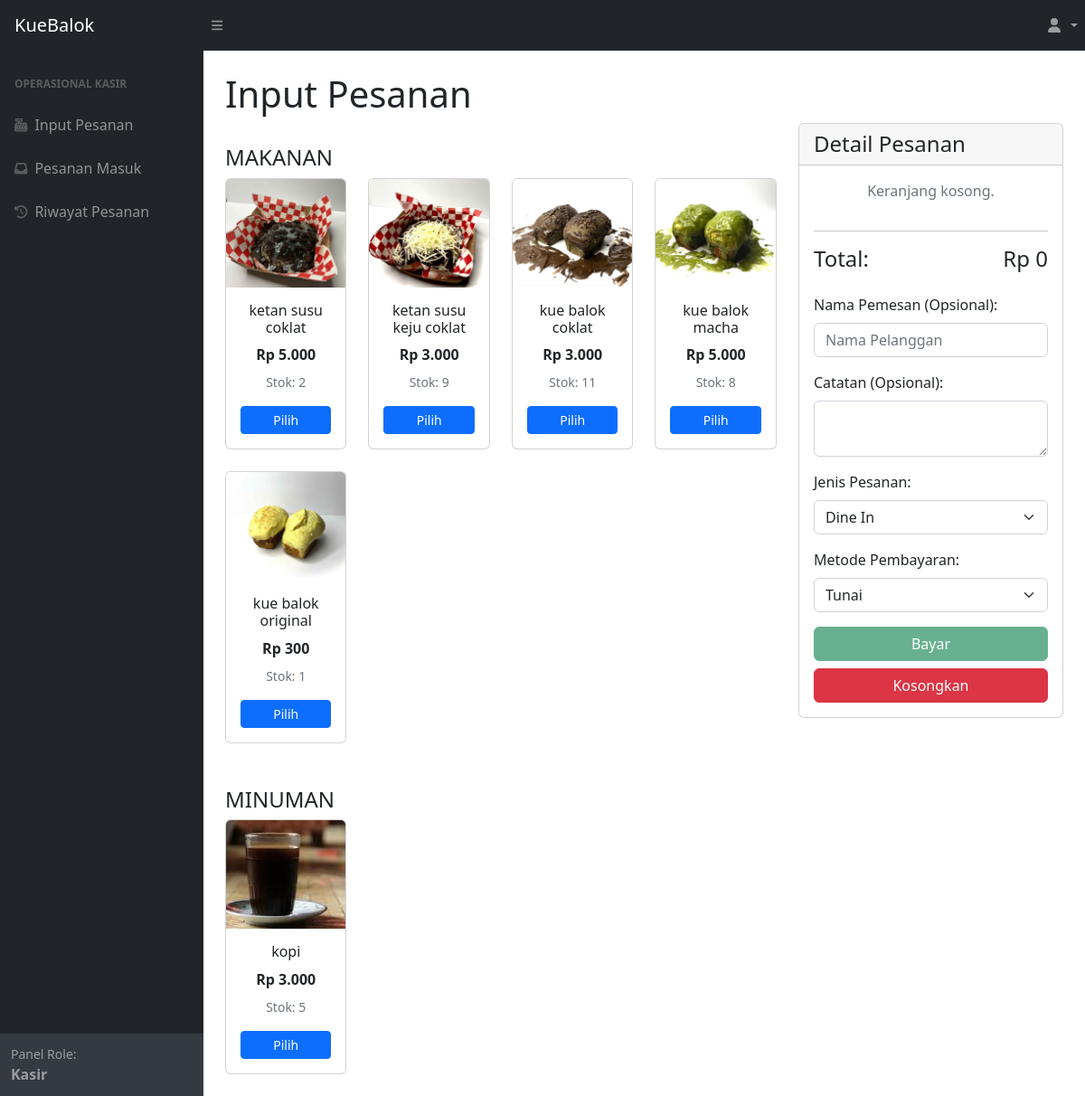
The app's page /users/kasir/pesanan_input.php (signed in) with its own data.
### tables this page shows
CREATE TABLE `produk` (
  `id_produk` varchar(20) NOT NULL,
  `nama_produk` varchar(100) NOT NULL,
  `kategori` enum('makanan','minuman') NOT NULL,
  `harga` decimal(12,2) NOT NULL DEFAULT '0.00',
  `stok` int NOT NULL DEFAULT '0',
  `poto_produk` varchar(255) DEFAULT 'default.jpg',
  `status_produk` enum('aktif','tidak aktif') NOT NULL DEFAULT 'aktif',
  `dibuat_pada` timestamp NOT NULL DEFAULT CURRENT_TIMESTAMP
);

### users/kasir/pesanan_input.php (the view, shortened to what this page needs)
<?php
include '../../koneksi.php';
$query_produk = "SELECT p.id_produk, p.nama_produk, p.harga, p.poto_produk, p.kategori, p.stok
                 FROM produk p
                 WHERE p.status_produk = 'aktif'
                 ORDER BY p.kategori, p.nama_produk";
$result_produk = $koneksi->query($query_produk);
?>
<!DOCTYPE html>
<html lang="id">
<head>
    <link href="https://cdn.jsdelivr.net/npm/simple-datatables@7.1.2/dist/style.min.css" rel="stylesheet" />
    <link href="../../css/styles.css" rel="stylesheet" />
</head>
<body class="sb-nav-fixed">
    <?php include "inc/navbar.php"; ?>
    <div id="layoutSidenav">
        <div id="layoutSidenav_nav">
            <?php include "inc/sidebar.php"; ?>
        </div>
        <div id="layoutSidenav_content">
            <main>
                <div class="container-fluid px-4">
                    <h1 class="mt-4">Input Pesanan</h1>
                    <div class="row">
                        <div class="col-md-8 daftar-menu-scrollable">
                            <div class="row">
                                <?php
                                if ($result_produk && $result_produk->num_rows > 0) {
                                    $current_kategori = '';
                                    while ($row = $result_produk->fetch_assoc()) {
                                        if ($row['kategori'] != $current_kategori) {
                                            echo '<div class="col-12 mt-4"><h4>' . htmlspecialchars(strtoupper($row['kategori'])) . '</h4></div>';
                                            $current_kategori = $row['kategori'];
                                        }
                                ?>
                                        <div class="col-lg-3 col-md-4 mb-4">
                                            <div class="card product-card h-100"
                                                data-product-id="<?= htmlspecialchars($row['id_produk']); ?>"
                                                data-product-name="<?= htmlspecialchars($row['nama_produk']); ?>"
                                                data-product-price="<?= htmlspecialchars($row['harga']); ?>"
                                                data-product-stock="<?= htmlspecialchars($row['stok'] ?? 0); ?>">
                                                <img src="../../assets/img/produk/<?= htmlspecialchars($row['poto_produk']); ?>" class="card-img-top" alt="<?= htmlspecialchars($row['nama_produk']); ?>">
                                                <div class="card-body text-center d-flex flex-column">
                                                    <h6 class="card-title flex-grow-1"><?= htmlspecialchars($row['nama_produk']); ?></h6>
                                                    <p class="card-text mb-2"><strong>Rp <?= number_format($row['harga'], 0, ',', '.'); ?></strong></p>
                                                    <p class="card-text small text-muted">Stok: <?= $row['stok'] ?? 0; ?></p>
                                                    <?php if (($row['stok'] ?? 0) > 0): ?>
                                                        <button class="btn btn-primary btn-sm add-to-cart-btn mt-auto">Pilih</button>
                                                    <?php else: ?>
                                                        <button class="btn btn-secondary btn-sm mt-auto" disabled>Stok Habis</button>
                                                    <?php endif; ?>
                                                </div>
                                            </div>
                                        </div>
                                <?php
                                    }
                                } else {
                                    echo '<div class="col-12"><p class="alert alert-warning">Belum ada produk aktif yang terdaftar.</p></div>';
                                }
                                ?>
                            </div>
                        </div>
                        <div class="col-md-4">
                            <div class="card sticky-top" style="top: 20px;">
                                <div class="card-header">
                                    <h4 class="mb-0">Detail Pesanan</h4>
                                </div>
                                <div class="card-body">
                                    <form id="orderForm" action="pesanan_input.php" method="POST">
                                        <div id="cart-items" style="max-height: 300px; overflow-y: auto;">
                                            <p class="text-muted text-center" id="empty-cart-message">Keranjang kosong.</p>
                                        </div>
                                        <hr>
                                        <div class="d-flex justify-content-between align-items-center mb-3">
                                            <h4>Total:</h4>
                                            <h4 id="total-display">Rp 0</h4>
                                        </div>
                                        <div class="form-group mb-3">
                                            <label for="nama_pemesan" class="form-label">Nama Pemesan (Opsional):</label>
                                            <input type="text" class="form-control" id="nama_pemesan" name="nama_pemesan" placeholder="Nama Pelanggan">
                                        </div>
                                        <div class="form-group mb-3">
                                            <label for="catatan" class="form-label">Catatan (Opsional):</label>
                                            <textarea class="form-control" name="catatan" id="catatan" rows="2"></textarea>
                                        </div>
                                        <div class="form-group mb-3">
                                            <label for="jenis_pesanan" class="form-label">Jenis Pesanan:</label>
                                            <select class="form-select" id="jenis_pesanan" name="jenis_pesanan" required>
                                                <option value="dine_in">Dine In</option>
                                            </select>
                                        </div>
                                        <div class="form-group mb-3">
                                            <label for="metode_pembayaran" class="form-label">Metode Pembayaran:</label>
                                            <select class="form-select" id="metode_pembayaran" name="metode_pembayaran" required>
                                                <option value="tunai">Tunai</option>
                                            </select>
                                        </div>
                                        <div class="d-grid gap-2">
                                            <button type="submit" class="btn btn-success" id="charge-btn" disabled>Bayar</button>
                                            <button type="button" class="btn btn-danger" id="clear-cart-btn">Kosongkan</button>
                                        </div>
                                    </form>
                                </div>
                            </div>
                        </div>
                    </div>
                </div>
            </main>
        </div>
    </div>
</body>
</html>
</html>

### users/kasir/pesanan_input.php (style rules this page uses)
.product-card { cursor: pointer; transition: transform 0.2s, box-shadow 0.2s; }
.product-card .card-img-top { object-fit: cover; height: 120px; }
#layoutSidenav_content { overflow-x: hidden; overflow-y: visible; }
.daftar-menu-scrollable { max-height: calc(100vh - 100px); overflow-y: auto; }

### records on screen
produk: kategori "MAKANAN", poto_produk (picture), nama_produk "ketan susu coklat", harga "5.000", stok "2", shows "Pilih"
produk: poto_produk (picture), nama_produk "ketan susu keju coklat", harga "3.000", stok "9", shows "Pilih"
produk: poto_produk (picture), nama_produk "kue balok coklat", harga "3.000", stok "11", shows "Pilih"
produk: poto_produk (picture), nama_produk "kue balok macha", harga "5.000", stok "8", shows "Pilih"
produk: poto_produk (picture), nama_produk "kue balok original", harga "300", stok "1", shows "Pilih"
produk: kategori "MINUMAN", poto_produk+nama_produk (picture), nama_produk "kopi", harga "3.000", stok "5", shows "Pilih"
